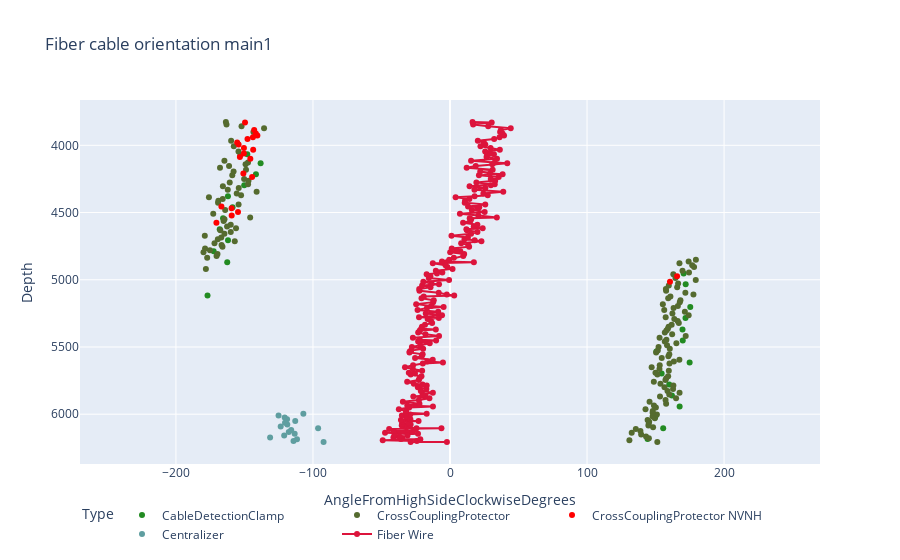

Notebook source saved alongside this figure:
### Code cell
fig = go.Figure()

# # Add windows
# gozone_svg = ''.join([f'M {xy[0][0]+10},{xy[0][1]} ' if xy[1]==0 else f'L{xy[0][0]+10},{xy[0][1]} ' for xy in zip(combined.loc[combined['type']=='CableDetectionClamp', ['plot_angle','depth']].values,range(combined.loc[combined['type']=='CableDetectionClamp', ['plot_angle','depth']].shape[0]))])+''.join([f' L{xy[0][0]-10},{xy[0][1]} Z' if xy[1]==0 else f' L{xy[0][0]-10},{xy[0][1]}' for xy in zip(combined.loc[combined['type']=='CableDetectionClamp', ['plot_angle','depth']].values,range(combined.loc[combined['type']=='CableDetectionClamp', ['plot_angle','depth']].shape[0]))][::-1])

# nogozone_svg = ''.join([f'M {xy[0][0]+10},{xy[0][1]} ' if xy[1]==0 else f'L{xy[0][0]+10},{xy[0][1]} ' for xy in zip(combined.loc[combined['type']=='CableDetectionClamp', ['fiber_plot_angle','depth']].values,range(combined.loc[combined['type']=='CableDetectionClamp', ['fiber_plot_angle','depth']].shape[0]))])+''.join([f' L{xy[0][0]-10},{xy[0][1]} Z' if xy[1]==0 else f' L{xy[0][0]-10},{xy[0][1]}' for xy in zip(combined.loc[combined['type']=='CableDetectionClamp', ['fiber_plot_angle','depth']].values,range(combined.loc[combined['type']=='CableDetectionClamp', ['fiber_plot_angle','depth']].shape[0]))][::-1])

# fig.update_layout(shapes=[dict(type="path", path=gozone_svg, fillcolor='rgba(154,205,50,0.2)', line=dict(width=0), layer='below'), dict(type="path", path=nogozone_svg, fillcolor='rgba(255,69,0,0.2)', line=dict(width=0), layer='below')])

# Add traces
fig.add_trace(go.Scatter(x=combined.loc[(combined['type']=='CableDetectionClamp') & (pd.isna(combined['obs'])), 'plot_angle'], y=combined.loc[(combined['type']=='CableDetectionClamp') & (pd.isna(combined['obs'])), 'depth'], mode='markers', name='CableDetectionClamp', marker_color='forestgreen', customdata=combined.loc[(combined['type']=='CableDetectionClamp') & (pd.isna(combined['obs'])), ['hadware_name', 'clampsTOH', 'obs']].round(0)))


fig.add_trace(go.Scatter(x=combined.loc[(combined['type']=='CrossCouplingProtector') & (pd.isna(combined['obs'])), 'plot_angle'], y=combined.loc[(combined['type']=='CrossCouplingProtector') & (pd.isna(combined['obs'])), 'depth'], mode='markers', name='CrossCouplingProtector', marker_color='darkolivegreen', customdata=combined.loc[(combined['type']=='CrossCouplingProtector') & (pd.isna(combined['obs'])), ['hadware_name', 'clampsTOH', 'obs']].round(0)))

fig.add_trace(go.Scatter(x=combined.loc[(combined['type']=='CrossCouplingProtector') & (~pd.isna(combined['obs'])), 'plot_angle'], y=combined.loc[(combined['type']=='CrossCouplingProtector') & (~pd.isna(combined['obs'])), 'depth'], mode='markers', name='CrossCouplingProtector NVNH', marker_color='red', customdata=combined.loc[(combined['type']=='CrossCouplingProtector') & (~pd.isna(combined['obs'])), ['hadware_name', 'clampsTOH', 'obs']].round(0)))

fig.add_trace(go.Scatter(x=combined.loc[(combined['type']=='Centralizer') & (pd.isna(combined['obs'])), 'plot_angle'], y=combined.loc[(combined['type']=='Centralizer') & (pd.isna(combined['obs'])), 'depth'], mode='markers', name='Centralizer', marker_color='cadetblue', customdata=combined.loc[(combined['type']=='Centralizer') & (pd.isna(combined['obs'])), ['hadware_name', 'clampsTOH', 'obs']].round(0)))

# fig.add_trace(go.Scatter(x=combined.loc[combined['type']=='CableDetectionClamp', 'plot_angle'], y=combined.loc[combined['type']=='CableDetectionClamp', 'depth'], mode='markers', name='CableDetectionClamp', marker_color='forestgreen', customdata=combined.loc[combined['type']=='CableDetectionClamp', ['hadware_name', 'angle_rounded']]))

# fig.add_trace(go.Scatter(x=combined.loc[combined['type']=='CrossCouplingProtector', 'plot_angle'], y=combined.loc[combined['type']=='CrossCouplingProtector', 'depth'], mode='markers', name='CrossCouplingProtector', marker_color='darkolivegreen', customdata=combined.loc[combined['type']=='CrossCouplingProtector', ['hadware_name', 'angle_rounded']]))

# fig.add_trace(go.Scatter(x=combined.loc[combined['type']=='Centralizer', 'plot_angle'], y=combined.loc[combined['type']=='Centralizer', 'depth'], mode='markers', name='Centralizer', marker_color='cadetblue', customdata=combined.loc[combined['type']=='Centralizer', ['hadware_name', 'angle_rounded']]))

# fig.add_trace(go.Scatter(x=combined.loc[combined['type']=='Other', 'plot_angle'], y=combined.loc[combined['type']=='Other', 'depth'], mode='markers', name='Other', marker_color='navy', customdata=combined.loc[combined['type']=='Other', ['hadware_name', 'angle_rounded']]))

# fig.add_trace(go.Scatter(x=combined.loc[combined['type']=='PERFS', 'plot_angle'], y=combined.loc[combined['type']=='PERFS', 'depth'], mode='markers', name='PERFS', marker_color='navy', customdata=combined.loc[combined['type']=='PERFS', ['name', 'angle_rounded']]))

fig.add_trace(go.Scatter(x=combined.loc[combined['type']!='CCableDetectionClamp', 'fiber_plot_angle'], y=combined.loc[combined['type']!='CCableDetectionClamp', 'depth'], mode='lines+markers', name='Fiber Wire', marker_color='crimson', customdata=combined.loc[combined['type']!='CCableDetectionClamp', ['hadware_name', 'fiberTOH']].round(0)))

fig.update_traces(hovertemplate='%{customdata[0]}<br>%{customdata[1]}')
fig.update_xaxes(range=[-270, 270])
fig.update_yaxes(autorange="reversed")
fig.update_layout(hovermode="y", title="Fiber cable orientation main1", legend_title="Type", legend_orientation="h", template="plotly", yaxis_title="Depth", xaxis_title='AngleFromHighSideClockwiseDegrees')
fig.show()

### Figure 1 — Plotly figure (JSON) as saved in the notebook; plotly's stock layout.template omitted (floating-point values rounded to 4 significant figures; data arrays with more than 128 entries replaced by an {"elided": "..."} marker saying what was removed)
{"data": [{"customdata": [["CDC1", 144, null], ["CDC2", 156, null], ["CDC3", 150, null], ["CDC4", 168, null], ["CDC5", 162, null], ["CDC6", 160, null], ["CDC7", 154, null], ["CDC8", 175, null], ["CDC9", 151, null], ["CDC10", 170, null], ["CDC11", 170, null], ["CDC12", 172, null], ["CDC13", 175, null], ["CDC14", 183, null], ["CDC15", 172, null], ["CDC16", 170, null], ["CDC17", 197, null], ["CDC18", 188, null], ["CDC19", 198, null], ["CDC20", 192, null], ["CDC21", 194, null], ["CDC22", 201, null], ["CDC23", 198, null], ["CDC24", 210, null], ["CDC25", 218, null], ["CDC26", 222, null], ["CDC27", 212, null]], "hovertemplate": "%{customdata[0]}<br>%{customdata[1]}", "marker": {"color": "forestgreen"}, "mode": "markers", "name": "CableDetectionClamp", "type": "scatter", "x": [144.2, 155.6, 149.7, 167.6, 162.0, 160.0, 154.4, 174.9, 150.6, 169.9, 169.7, 171.8, 175.3, -176.9, 172.0, 170.5, -162.6, -172.4, -162.0, -168.0, -165.6, -158.7, -162.0, -150.2, -141.6, -138.2, -147.9], "y": [6185.0, 6104.0, 6023.0, 5942.0, 5860.0, 5779.0, 5697.0, 5615.0, 5533.0, 5452.0, 5371.0, 5285.0, 5202.0, 5116.0, 5034.0, 4953.0, 4870.0, 4788.0, 4706.0, 4624.0, 4543.0, 4461.0, 4379.0, 4297.0, 4215.0, 4134.0, 4066.0]}, {"customdata": {"elided": "154x3 mixed values"}, "hovertemplate": "%{customdata[0]}<br>%{customdata[1]}", "marker": {"color": "darkolivegreen"}, "mode": "markers", "name": "CrossCouplingProtector", "type": "scatter", "x": {"elided": "154 float values"}, "y": {"elided": "154 float values"}}, {"customdata": [["CCP88", 161, "NVNH"], ["CCP91", 166, "NVNH"], ["CCP120", 190, "NVNH"], ["CCP124", 201, "NVNH"], ["CCP126", 205, "NVNH"], ["CCP128", 201, "NVNH"], ["CCP129", 193, "NVNH"], ["CCP145", 216, "NVNH"], ["CCP147", 209, "NVNH"], ["CCP155", 214, "NVNH"], ["CCP156", 207, "NVNH"], ["CCP158", 210, "NVNH"], ["CCP160", 216, "NVNH"], ["CCP161", 210, "NVNH"], ["CCP163", 206, "NVNH"], ["CCP164", 205, "NVNH"], ["CCP166", 212, "NVNH"], ["CCP167", 216, "NVNH"], ["CCP168", 219, "NVNH"], ["CCP169", 218, "NVNH"], ["CCP171", 217, "NVNH"], ["CCP175", 210, "NVNH"]], "hovertemplate": "%{customdata[0]}<br>%{customdata[1]}", "marker": {"color": "red"}, "mode": "markers", "name": "CrossCouplingProtector NVNH", "type": "scatter", "x": [160.5, 165.7, -170.5, -159.3, -154.7, -159.4, -166.8, -144.4, -150.8, -145.7, -153.3, -150.4, -143.6, -150.4, -154.3, -155.3, -147.8, -143.8, -140.6, -141.7, -142.9, -149.6], "y": [5015.0, 4974.0, 4577.0, 4523.0, 4495.0, 4468.0, 4454.0, 4236.0, 4209.0, 4101.0, 4087.0, 4061.0, 4033.0, 4020.0, 3993.0, 3980.0, 3953.0, 3940.0, 3926.0, 3913.0, 3887.0, 3831.0]}, {"customdata": [["CENT0", 268, null], ["CENT1", 246, null], ["CENT2", 248, null], ["CENT3", 229, null], ["CENT4", 239, null], ["CENT5", 247, null], ["CENT6", 242, null], ["CENT7", 244, null], ["CENT8", 264, null], ["CENT9", 236, null], ["CENT10", 241, null], ["CENT11", 240, null], ["CENT12", 247, null], ["CENT13", 241, null], ["CENT14", 239, null], ["CENT15", 235, null], ["CENT16", 253, null]], "hovertemplate": "%{customdata[0]}<br>%{customdata[1]}", "marker": {"color": "cadetblue"}, "mode": "markers", "name": "Centralizer", "type": "scatter", "x": [-92.25, -114.2, -111.7, -131.3, -121.0, -113.4, -117.6, -115.9, -96.24, -123.5, -118.7, -120.4, -112.9, -118.9, -120.6, -125.1, -107.0], "y": [6207.0, 6200.0, 6187.0, 6173.0, 6159.0, 6145.0, 6132.0, 6118.0, 6105.0, 6091.0, 6077.0, 6064.0, 6051.0, 6038.0, 6024.0, 6010.0, 5997.0]}, {"customdata": {"elided": "220x2 mixed values"}, "hovertemplate": "%{customdata[0]}<br>%{customdata[1]}", "marker": {"color": "crimson"}, "mode": "lines+markers", "name": "Fiber Wire", "type": "scatter", "x": {"elided": "220 float values"}, "y": {"elided": "220 float values"}}], "layout": {"hovermode": "y", "legend": {"orientation": "h", "title": {"text": "Type"}}, "title": {"text": "Fiber cable orientation main1"}, "xaxis": {"range": [-270, 270], "title": {"text": "AngleFromHighSideClockwiseDegrees"}}, "yaxis": {"autorange": "reversed", "title": {"text": "Depth"}}}}
